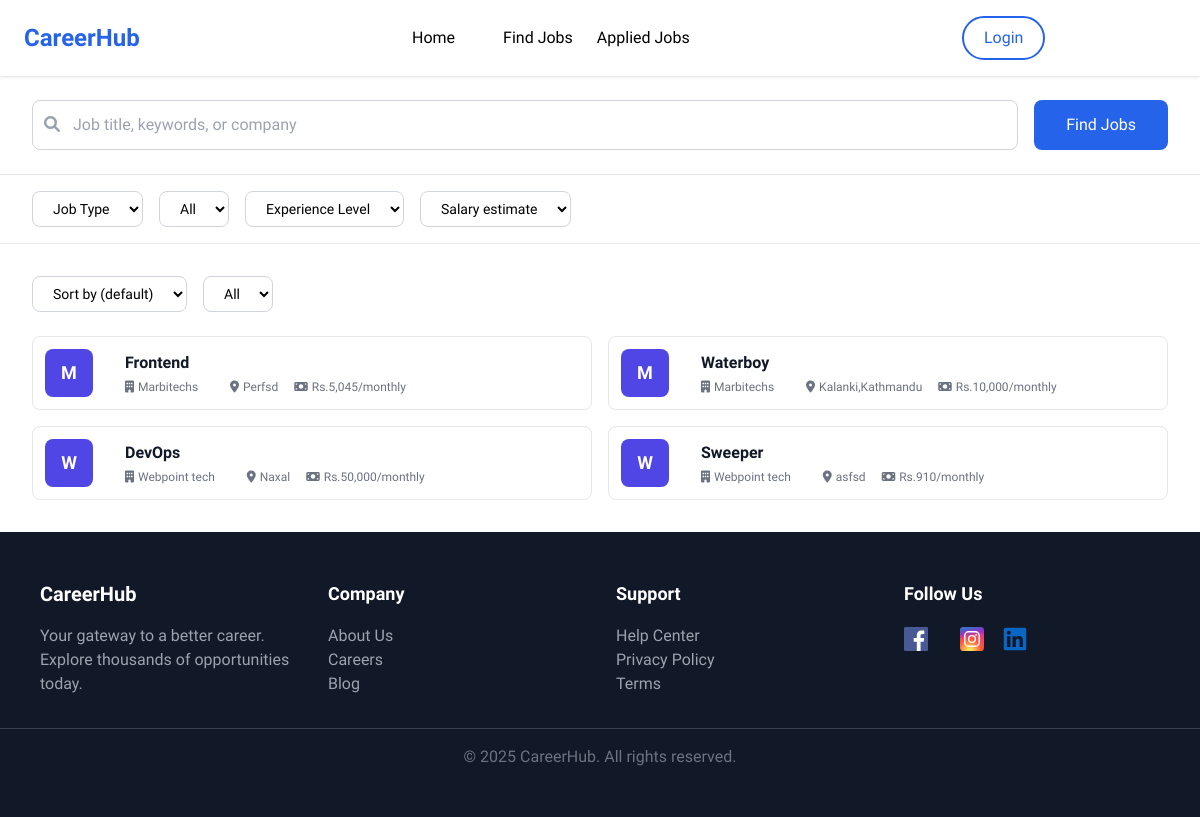
The app's page /jobs/, older data.
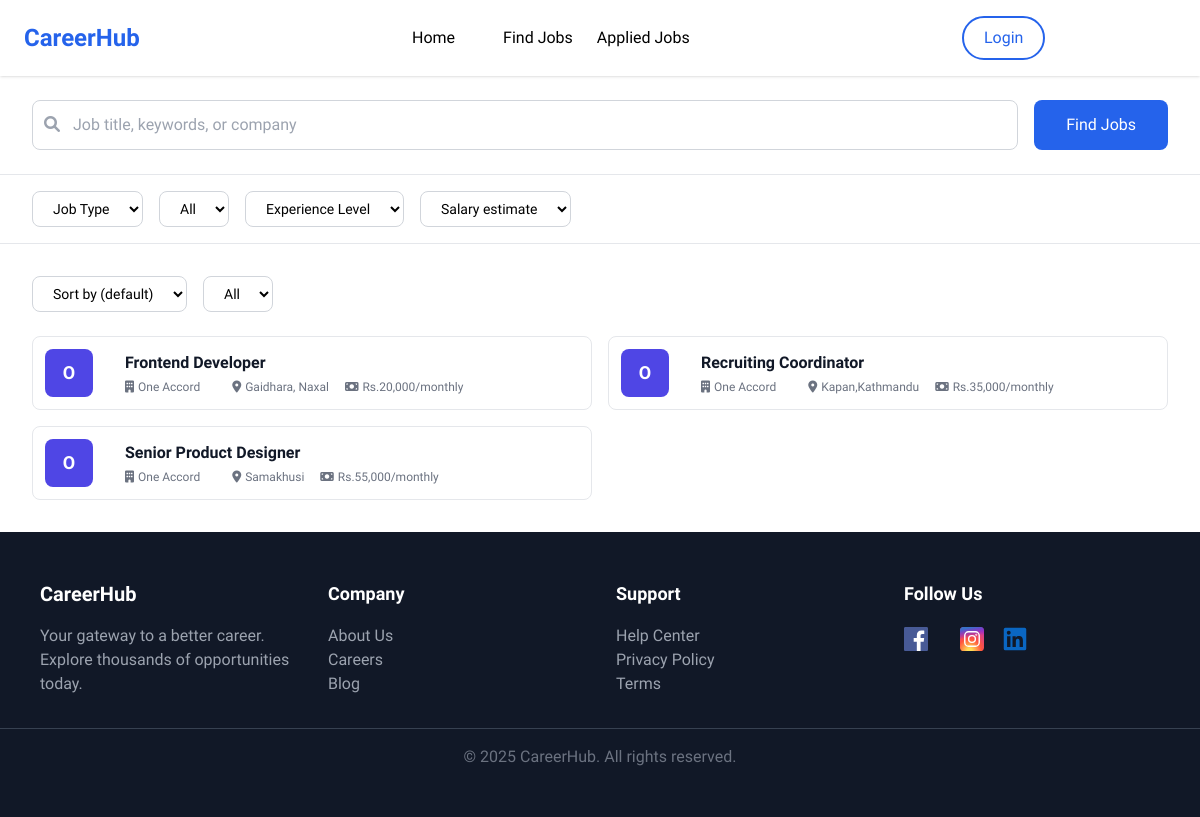
The same page, newer data.
### job_portal/models.py (models this page shows, shortened)
class JobPost(models.Model):
    company = models.ForeignKey(CompanyProfile, on_delete=models.CASCADE)
    title = models.CharField(max_length=255)
    description = models.TextField()
    location = models.CharField(max_length=255, blank=True, null=True)
    salary = models.DecimalField(max_digits=10, decimal_places=2, blank=True, null=True)
    working_hours=models.CharField(max_length=100, blank=True, null=True)

class CompanyProfile(models.Model):
    user = models.OneToOneField(User, on_delete=models.CASCADE,null=True, blank=True,related_name='company_profile')
    company_name = models.CharField(max_length=255, blank=True, null=True)
    company_description = models.TextField(blank=True, null=True)
    def __str__(self):
        return f"{self.company_name}"

### job_portal/views.py (the view)
# urls.py: path('jobs/', v.jobs, name="jobs"),
def jobs(request):
    jobs= JobPost.objects.all()
    ctx = {
        "jobs": jobs
    }
    return render(request, "jobs.html",ctx)

### job_portal/context_processors.py (called while the page is built, shortened)
def user_role(request):
    role = None
    return {
        'user_role': role
    }

### job_portal/templates/jobs.html (shortened to what the changed rows need)
{% extends "common/layout.html" %}
{% load static %}
{% load humanize %}
{% block content %}
<script src="https://cdn.tailwindcss.com"></script>
<link href="https://cdnjs.cloudflare.com/ajax/libs/font-awesome/6.0.0/css/all.min.css" rel="stylesheet">
    <div class="max-w-7xl mx-auto px-4 sm:px-6 lg:px-8 py-8">
        <div class="grid grid-cols-1 lg:grid-cols-2 gap-4" id="searchResults">
            {% for job in jobs %}
            <a href="{% url 'job_details' job.id %}">
            <div class="bg-white rounded-lg border border-gray-200 p-3 hover:shadow-lg transition-shadow flex w-full items-center">
              <div class="flex justify-between items-start">
                  <div class="flex items-center space-x-4">
                   <div class="w-12 h-12 bg-indigo-600 rounded-lg flex items-center justify-center">
                          <span class="text-white text-lg font-bold">{{ job.company.company_name|slice:":1" }}</span>
                      </div>
                      <div>
                          <h3 class="font-semibold text-gray-900">{{ job.title }}</h3>
                          <div class="flex items-center justify-center space-x-4 text-xs text-gray-500 mt-1">
                              <span class="flex items-center justify-center"><i class="fas fa-building mr-1"></i>{{ job.company }}</span>
                              <span class="flex items-center justify-center"><i class="fas fa-map-marker-alt mr-1"></i>{{ job.location }}</span>
                              <span class="flex items-center justify-center gap-1"><i class="fa-solid fa-money-bill"></i> Rs.{{ job.salary|floatformat:0|intcomma }}/monthly</span>
                          </div>
                      </div>
                  </div>
              </div>
            </div>
            </a>
            {% endfor %}
        </div>
    </div>
{% endblock %}

Row changes from the older to the newer data that the page shows:
removed JobPost: company.company_name "M", title "Frontend", company "Marbitechs", location "Perfsd", salary "5,045"
removed JobPost: company.company_name "M", title "Waterboy", company "Marbitechs", location "Kalanki,Kathmandu", salary "10,000"
removed JobPost: company.company_name "W", title "DevOps", company "Webpoint tech", location "Naxal", salary "50,000"
removed JobPost: company.company_name "W", title "Sweeper", company "Webpoint tech", location "asfsd", salary "910"
added JobPost: company.company_name "O", title "Frontend Developer", company "One Accord", location "Gaidhara, Naxal", salary "20,000"
added JobPost: company.company_name "O", title "Recruiting Coordinator", company "One Accord", location "Kapan,Kathmandu", salary "35,000"
added JobPost: company.company_name "O", title "Senior Product Designer", company "One Accord", location "Samakhusi", salary "55,000"
